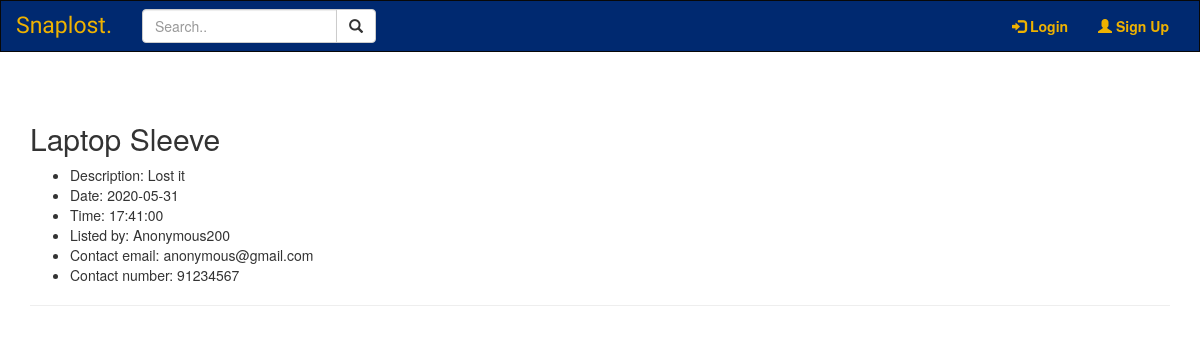
/1, run on an earlier commit of the app's database.
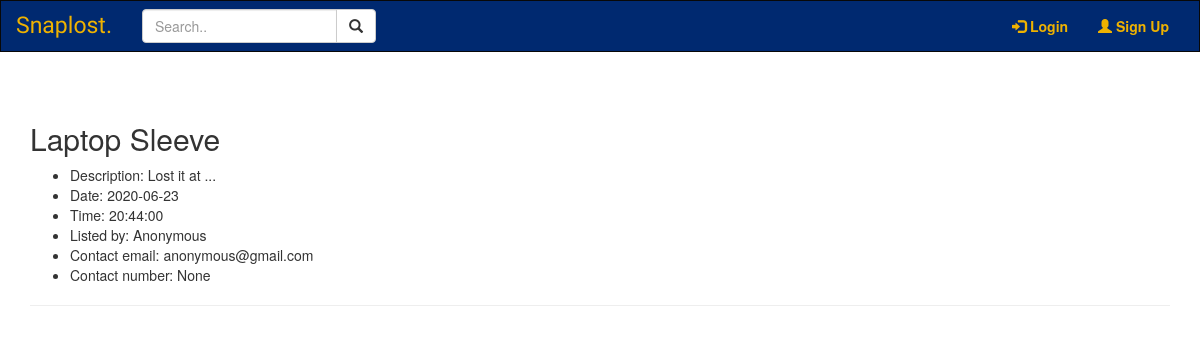
And on a later commit of the database.
### models.py (models this page shows)
class Item(UserMixin, db.Model):
    __tablename__ = "item"
    __table_args__ = {'extend_existing': True}
    id = db.Column(db.Integer, primary_key=True)
    category = db.Column(db.String(100), nullable=False)
    item = db.Column(db.String(100), nullable=False)
    description = db.Column(db.String(1000), nullable=False)
    occurdate = db.Column(db.Date)
    time = db.Column(db.Time)
    number = db.Column(db.String(100))
    user_id = db.Column(db.Integer, db.ForeignKey('user.id'))

class User(UserMixin, db.Model):
    __tablename__ = "user"
    __table_args__ = {'extend_existing': True}
    id = db.Column(db.Integer, primary_key=True)
    email = db.Column(db.String(100), unique=True)
    password = db.Column(db.String(100))
    name = db.Column(db.String(1000), unique=True)
    listing = db.relationship('Item', backref='lister', cascade='all, delete-orphan', lazy='dynamic')

### item.py (the view)
@item.route('/<int:listing_id>')
def listing(listing_id):
    listing = Item.query.filter_by(id=listing_id).first()
    return render_template('listing.html', listing=listing)

### templates/listing.html (shortened to what this page needs)
{% extends 'base.html' %}
{% block content %}
    <h2> {% block title %} {{ listing.item }} {% endblock %} </h2>
    <ul>
        <li> Description: {{ listing.description}} </li>
        <li> Date: {{ listing.occurdate }} </li>
        <li> Time: {{ listing.time }} </li>
        <li> Listed by: {{ listing.lister.name }}
        <li> Contact email: {{ listing.lister.email }}
        <li> Contact number: {{ listing.number }}
    </ul>
    <hr>
{% endblock %}

### templates/base.html (shortened to what this page needs)
<!DOCTYPE html>
<html lang="en">
    <head>
        <link rel="stylesheet" href="https://maxcdn.bootstrapcdn.com/bootstrap/3.4.1/css/bootstrap.min.css">
        <link href="{{ url_for('static', filename='style.css' )}}" rel="stylesheet">
    </head>
    <body>
        <nav class="navbar navbar-inverse">
            <div class="container-fluid">
                <div class="navbar-header">
                    <a class="navbar-brand" href="{{ url_for('main.home') }}">Snaplost.</a>
                </div>
                <div class="collapse navbar-collapse" id="myNavbar">
                        <form class="navbar-form navbar-left" role="search">
                            <div class="form-group input-group">
                                <input type="text" class="form-control" placeholder="Search..">
                                <span class="input-group-btn">
                                    <button class="btn btn-default" type="button">
                                        <span class="glyphicon glyphicon-search"></span>
                                    </button>
                                </span>
                            </div>
                        </form>
                    <ul class="nav navbar-nav navbar-right">
                        <li>
                            {% if not current_user.is_authenticated %}
                            <a href="{{ url_for('auth.login')}}">
                                <span class="glyphicon glyphicon-log-in"></span>
                                <b> Login </b>
                            </a>
                            {% endif %}
                        </li>
                        <li>
                            {% if not current_user.is_authenticated %}
                            <a href="{{ url_for('auth.signup') }}">
                                <span class="glyphicon glyphicon-user"></span>
                                <b>Sign Up</b>
                            </a>
                            {% endif %}
                        </li>
                    </ul>
                </div>
            </div>
        </nav>
        <div class="container">
            {% block content %} {% endblock %}
        </div>
    </body>
</html>

### static/style.css (style rules this page uses)
.navbar { margin-bottom: 50px; border-radius: 0; }
.navbar-inverse { background-color: #002970; }
.navbar-inverse .navbar-brand, .navbar-inverse .navbar-nav>li>a { color: #efb200 !important; }
.navbar-inverse .navbar-brand { font-family: 'Hind Siliguri', sans-serif; font-size: 23px; }

What changed in the data, as far as the page shows it:
changed Item "Laptop Sleeve": description "Lost it" → "Lost it at ..."; occurdate "2020-05-31" → "2020-06-23"; time "17:41:00" → "20:44:00"; number "91234567" → "None"
changed User "anonymous@gmail.com": lister.name "Anonymous200" → "Anonymous"
